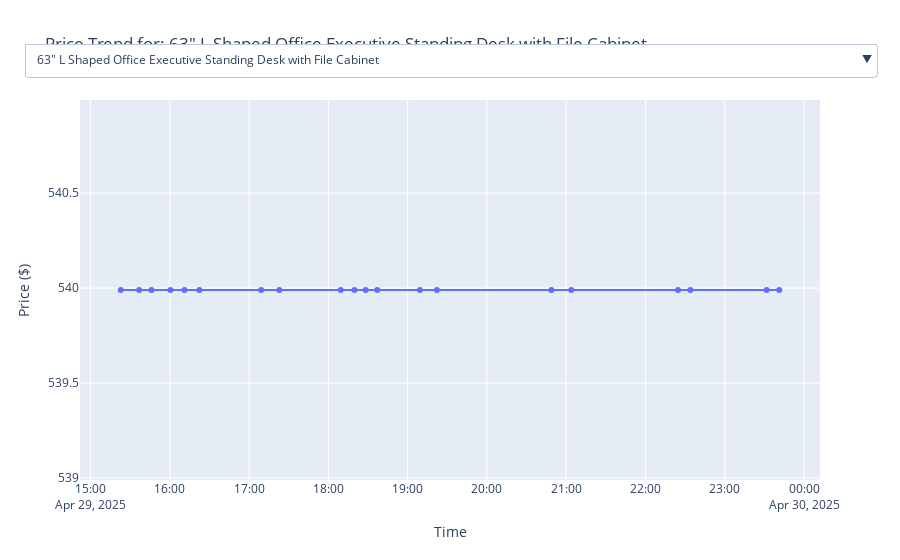

The code cell stored with this chart in its notebook:
### Code cell
import plotly.graph_objects as go

# Step 1: prepare all traces, one for each product
titles = merged_df['title'].dropna().unique()
fig = go.Figure()

for i, title in enumerate(titles):
    product_data = merged_df[merged_df['title'] == title]
    fig.add_trace(go.Scatter(
        x=product_data['timestamp'],
        y=product_data['price'],
        mode='lines+markers',
        name=title,
        visible=(i == 0)  # Only show the first product initially
    ))

# Step 2: Create dropdown menu
dropdown_buttons = [
    dict(
        method="update",
        label=title,
        args=[{"visible": [t == i for t in range(len(titles))]},
              {"title": f"Price Trend for: {title}"}]
    )
    for i, title in enumerate(titles)
]

# Step 3: Update layout with dropdown
fig.update_layout(
    updatemenus=[dict(
        active=0,
        buttons=dropdown_buttons,
        x=0.5,
        xanchor="center",
        y=1.15,
        yanchor="top"
    )],
    title=f"Price Trend for: {titles[0]}",
    xaxis_title="Time",
    yaxis_title="Price ($)",
    hovermode="x unified"
)

fig.show()

### Figure 1 — Plotly figure (JSON) as saved in the notebook; plotly's stock layout.template omitted (floating-point values rounded to 4 significant figures)
{"data": [{"mode": "lines+markers", "name": "63\" L Shaped Office Executive Standing Desk with File Cabinet", "type": "scatter", "visible": true, "x": ["2025-04-29T15:46:10.000000000", "2025-04-29T16:00:31.000000000", "2025-04-29T18:09:21.000000000", "2025-04-29T18:19:47.000000000", "2025-04-29T23:31:42.000000000", "2025-04-29T23:41:15.000000000", "2025-04-29T19:09:16.000000000", "2025-04-29T19:22:08.000000000", "2025-04-29T22:24:37.000000000", "2025-04-29T22:34:01.000000000", "2025-04-29T17:09:09.000000000", "2025-04-29T17:22:58.000000000", "2025-04-29T18:28:14.000000000", "2025-04-29T18:37:00.000000000", "2025-04-29T20:48:51.000000000", "2025-04-29T21:03:52.000000000", "2025-04-29T16:11:06.000000000", "2025-04-29T16:22:26.000000000", "2025-04-29T15:22:54.000000000", "2025-04-29T15:36:52.000000000"], "y": [540.0, 540.0, 540.0, 540.0, 540.0, 540.0, 540.0, 540.0, 540.0, 540.0, 540.0, 540.0, 540.0, 540.0, 540.0, 540.0, 540.0, 540.0, 540.0, 540.0]}, {"mode": "lines+markers", "name": "Dediu Farmhouse Computer Desk With Charging Station, Wood Corner Desk With Monitor Stand & File Drawer", "type": "scatter", "visible": false, "x": ["2025-04-29T15:46:37.000000000", "2025-04-29T18:09:51.000000000", "2025-04-29T23:32:06.000000000", "2025-04-29T19:09:40.000000000", "2025-04-29T22:25:00.000000000", "2025-04-29T17:09:33.000000000", "2025-04-29T18:28:44.000000000", "2025-04-29T20:49:15.000000000", "2025-04-29T16:11:39.000000000", "2025-04-29T15:23:33.000000000"], "y": [260.0, 260.0, 260.0, 260.0, 260.0, 260.0, 260.0, 260.0, 260.0, 260.0]}, {"mode": "lines+markers", "name": "Koree Standing & Height-Adjustable Desks", "type": "scatter", "visible": false, "x": ["2025-04-29T15:47:06.000000000", "2025-04-29T18:10:23.000000000", "2025-04-29T23:32:39.000000000", "2025-04-29T19:10:05.000000000", "2025-04-29T22:25:36.000000000", "2025-04-29T17:10:13.000000000", "2025-04-29T18:29:30.000000000", "2025-04-29T20:49:46.000000000", "2025-04-29T16:12:12.000000000", "2025-04-29T15:24:02.000000000"], "y": [NaN, NaN, NaN, NaN, NaN, NaN, NaN, NaN, NaN, NaN]}, {"mode": "lines+markers", "name": "Caidence Computer Desk", "type": "scatter", "visible": false, "x": ["2025-04-29T15:51:57.000000000", "2025-04-29T18:14:05.000000000", "2025-04-29T23:36:25.000000000", "2025-04-29T19:13:49.000000000", "2025-04-29T22:28:46.000000000", "2025-04-29T17:13:40.000000000", "2025-04-29T18:31:58.000000000", "2025-04-29T20:54:27.000000000", "2025-04-29T16:16:02.000000000", "2025-04-29T15:27:11.000000000"], "y": [NaN, NaN, NaN, NaN, NaN, NaN, NaN, NaN, NaN, NaN]}, {"mode": "lines+markers", "name": "Channay Writing Desk", "type": "scatter", "visible": false, "x": ["2025-04-29T15:57:11.000000000", "2025-04-29T18:16:41.000000000", "2025-04-29T23:38:51.000000000", "2025-04-29T19:17:47.000000000", "2025-04-29T22:31:50.000000000", "2025-04-29T17:18:12.000000000", "2025-04-29T18:34:51.000000000", "2025-04-29T20:58:47.000000000", "2025-04-29T16:20:23.000000000", "2025-04-29T15:32:36.000000000"], "y": [NaN, NaN, NaN, NaN, NaN, NaN, NaN, NaN, NaN, NaN]}, {"mode": "lines+markers", "name": "Luing 59'' Executive Desk with 2 File and Storage Drawers, Computer Writing Desk with Keyboard Tray and 2 Open Compartments for Home Office", "type": "scatter", "visible": false, "x": ["2025-04-29T16:00:06.000000000", "2025-04-29T18:19:22.000000000", "2025-04-29T23:40:44.000000000", "2025-04-29T19:21:41.000000000", "2025-04-29T22:33:39.000000000", "2025-04-29T17:22:38.000000000", "2025-04-29T18:36:28.000000000", "2025-04-29T21:03:25.000000000", "2025-04-29T16:21:42.000000000", "2025-04-29T15:36:28.000000000"], "y": [200.0, 200.0, 200.0, 200.0, 200.0, 200.0, 200.0, 200.0, 200.0, 200.0]}, {"mode": "lines+markers", "name": "55'' L Shaped Executive Computer Desk with File&Storage Drawers,Home Office Writing Desk with Monitor Stand and Open Compartments", "type": "scatter", "visible": false, "x": ["2025-04-29T16:01:04.000000000", "2025-04-29T18:20:26.000000000", "2025-04-29T23:41:39.000000000", "2025-04-29T19:22:50.000000000", "2025-04-29T22:34:34.000000000", "2025-04-29T17:23:23.000000000", "2025-04-29T18:37:27.000000000", "2025-04-29T21:04:23.000000000", "2025-04-29T16:23:00.000000000", "2025-04-29T15:41:46.000000000"], "y": [163.0, 163.0, 163.0, 163.0, 163.0, 163.0, 163.0, 163.0, 163.0, 163.0]}, {"mode": "lines+markers", "name": "Seila Glass Top Height Adjustable Standing Desk, Computer Desk with Drawer, USB Port and Type-C Port", "type": "scatter", "visible": false, "x": ["2025-04-29T16:01:33.000000000", "2025-04-29T18:20:58.000000000", "2025-04-29T23:42:11.000000000", "2025-04-29T19:23:24.000000000", "2025-04-29T22:35:03.000000000", "2025-04-29T17:23:56.000000000", "2025-04-29T18:37:47.000000000", "2025-04-29T21:04:55.000000000", "2025-04-29T16:23:27.000000000", "2025-04-29T15:44:46.000000000"], "y": [310.0, 310.0, 310.0, 310.0, 310.0, 310.0, 310.0, 310.0, 310.0, 310.0]}, {"mode": "lines+markers", "name": "Kristee Adjustable and Movable Overbed Table with Hidden Casters", "type": "scatter", "visible": false, "x": ["2025-04-29T16:01:56.000000000", "2025-04-29T18:21:15.000000000", "2025-04-29T23:42:35.000000000", "2025-04-29T19:24:18.000000000", "2025-04-29T22:35:27.000000000", "2025-04-29T17:24:35.000000000", "2025-04-29T18:38:12.000000000", "2025-04-29T21:05:36.000000000", "2025-04-29T16:24:24.000000000", "2025-04-29T15:45:34.000000000"], "y": [79.99, 79.99, 79.99, 79.99, 79.99, 79.99, 79.99, 79.99, 79.99, 79.99]}], "layout": {"hovermode": "x unified", "title": {"text": "Price Trend for: 63\" L Shaped Office Executive Standing Desk with File Cabinet"}, "updatemenus": [{"active": 0, "buttons": [{"args": [{"visible": [true, false, false, false, false, false, false, false, false]}, {"title": "Price Trend for: 63\" L Shaped Office Executive Standing Desk with File Cabinet"}], "label": "63\" L Shaped Office Executive Standing Desk with File Cabinet", "method": "update"}, {"args": [{"visible": [false, true, false, false, false, false, false, false, false]}, {"title": "Price Trend for: Dediu Farmhouse Computer Desk With Charging Station, Wood Corner Desk With Monitor Stand & File Drawer"}], "label": "Dediu Farmhouse Computer Desk With Charging Station, Wood Corner Desk With Monitor Stand & File Drawer", "method": "update"}, {"args": [{"visible": [false, false, true, false, false, false, false, false, false]}, {"title": "Price Trend for: Koree Standing & Height-Adjustable Desks"}], "label": "Koree Standing & Height-Adjustable Desks", "method": "update"}, {"args": [{"visible": [false, false, false, true, false, false, false, false, false]}, {"title": "Price Trend for: Caidence Computer Desk"}], "label": "Caidence Computer Desk", "method": "update"}, {"args": [{"visible": [false, false, false, false, true, false, false, false, false]}, {"title": "Price Trend for: Channay Writing Desk"}], "label": "Channay Writing Desk", "method": "update"}, {"args": [{"visible": [false, false, false, false, false, true, false, false, false]}, {"title": "Price Trend for: Luing 59'' Executive Desk with 2 File and Storage Drawers, Computer Writing Desk with Keyboard Tray and 2 Open Compartments for Home Office"}], "label": "Luing 59'' Executive Desk with 2 File and Storage Drawers, Computer Writing Desk with Keyboard Tray and 2 Open Compartments for Home Office", "method": "update"}, {"args": [{"visible": [false, false, false, false, false, false, true, false, false]}, {"title": "Price Trend for: 55'' L Shaped Executive Computer Desk with File&Storage Drawers,Home Office Writing Desk with Monitor Stand and Open Compartments"}], "label": "55'' L Shaped Executive Computer Desk with File&Storage Drawers,Home Office Writing Desk with Monitor Stand and Open Compartments", "method": "update"}, {"args": [{"visible": [false, false, false, false, false, false, false, true, false]}, {"title": "Price Trend for: Seila Glass Top Height Adjustable Standing Desk, Computer Desk with Drawer, USB Port and Type-C Port"}], "label": "Seila Glass Top Height Adjustable Standing Desk, Computer Desk with Drawer, USB Port and Type-C Port", "method": "update"}, {"args": [{"visible": [false, false, false, false, false, false, false, false, true]}, {"title": "Price Trend for: Kristee Adjustable and Movable Overbed Table with Hidden Casters"}], "label": "Kristee Adjustable and Movable Overbed Table with Hidden Casters", "method": "update"}], "x": 0.5, "xanchor": "center", "y": 1.15, "yanchor": "top"}], "xaxis": {"title": {"text": "Time"}}, "yaxis": {"title": {"text": "Price ($)"}}}}
